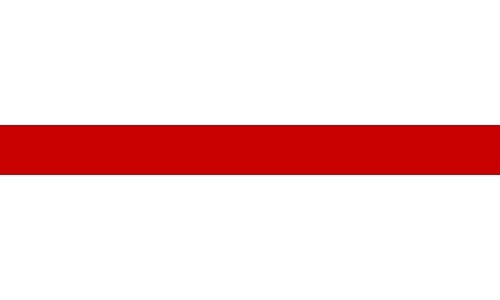
Frame 1 (no input)
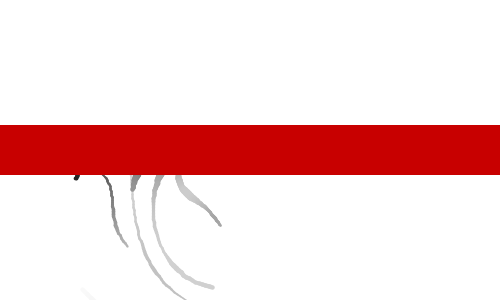
Frame 60 (the mouse pressed at the canvas centre just before this capture)
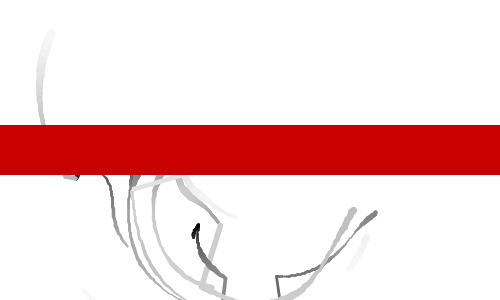
Frame 120 (the mouse held since frame 60 and released just before this capture)

The Processing sketch that drew these frames (run headless with seeded random() and noise(); from frame 60 on, the mouse is pressed at the canvas centre):

// Processing sketch: ink_trails
// ── ink_trails.pde

// Feb 2009
// http://www.abandonedart.org
// http://www.zenbullets.com
//
// This work is licensed under a Creative Commons 3.0 License.
// (Attribution - NonCommerical - ShareAlike)
// http://creativecommons.org/licenses/by-nc-sa/3.0/
// 
// This basically means, you are free to use it as long as you:
// 1. give http://www.zenbullets.com a credit
// 2. don't use it for commercial gain
// 3. share anything you create with it in the same way I have
//
// These conditions can be waived if you want to do something groovy with it 
// though, so feel free to email me via http://www.zenbullets.com


//================================= global vars

int _num = 8;    
Circle[] pArr = new Circle[_num];

//================================= init

void setup() {
  size(500, 300);
  smooth(); 
  frameRate(30);
  
  clearBackground();
  
  for (int i=0;i<_num;i++) {
    pArr[i] = new Circle(i);
    pArr[i].init(width/2, height/2, random(height/2));
  }
}

void clearBackground() {
  background(255);
}

//================================= frame loop

void draw() {
  
  for (int i=0;i<_num;i++) {
    pArr[i].update();
  }
  
  fill(200,0,0);
  noStroke();
  rect(0, (height/2)-25, width, 50);
}



//================================= interaction

void mousePressed() { 
  clearBackground();
  for (int i=0;i<_num;i++) {
    pArr[i].init(mouseX, mouseY, random(height/2));
  }
}


//================================= objects


class Circle {
  int id;
  float angnoise, radiusnoise;
  float widnoise, heinoise;
  float angle = 180;
  float radius = 100;
  float centreX = width/2;
  float centreY = height/2;
  float strokeCol = 254;
  float lastX = 9999;
  float lastY, lastAng;
  
  Circle (int num) {
    id = num;
    // init();
  }
  
  void trace(String str) {
    println("Particle " + id + ": " + str);
  }
  
  void init(float ex, float why, float r) {
    trace("init");
    centreX = ex;
    centreY = why;
    radius = r;
  
    angnoise = random(10);
    radiusnoise = random(10);
    widnoise = random(10);
    heinoise = random(10);
    strokeCol = 254;
  }
  
  void update() {
    radiusnoise += 0.005;
    radius = (noise(radiusnoise) * (width/1.5));
  
    angnoise += 0.005;
    angle += (noise(angnoise) * 6) - 3;
    if (angle > 360) { angle -= 360; }
    if (angle < 0) { angle += 360; }
    
    widnoise += 0.05;
    float wid = (noise(widnoise) * 12);
  
    float rad = radians(angle);
    float x1 = centreX + (radius * cos(rad));
    float y1 = centreY + (radius * sin(rad));
    
    float diff = abs(angle-lastAng);
    strokeCol = diff * 150;
    
    if (strokeCol > 250) {
      noStroke();
    } else {
      stroke(strokeCol);
    }
    strokeWeight(wid);
    if (lastX != 9999) {
      line(x1, y1, lastX, lastY);
    }
    lastX = x1;
    lastY = y1;
    lastAng = angle;
  }
  
}
